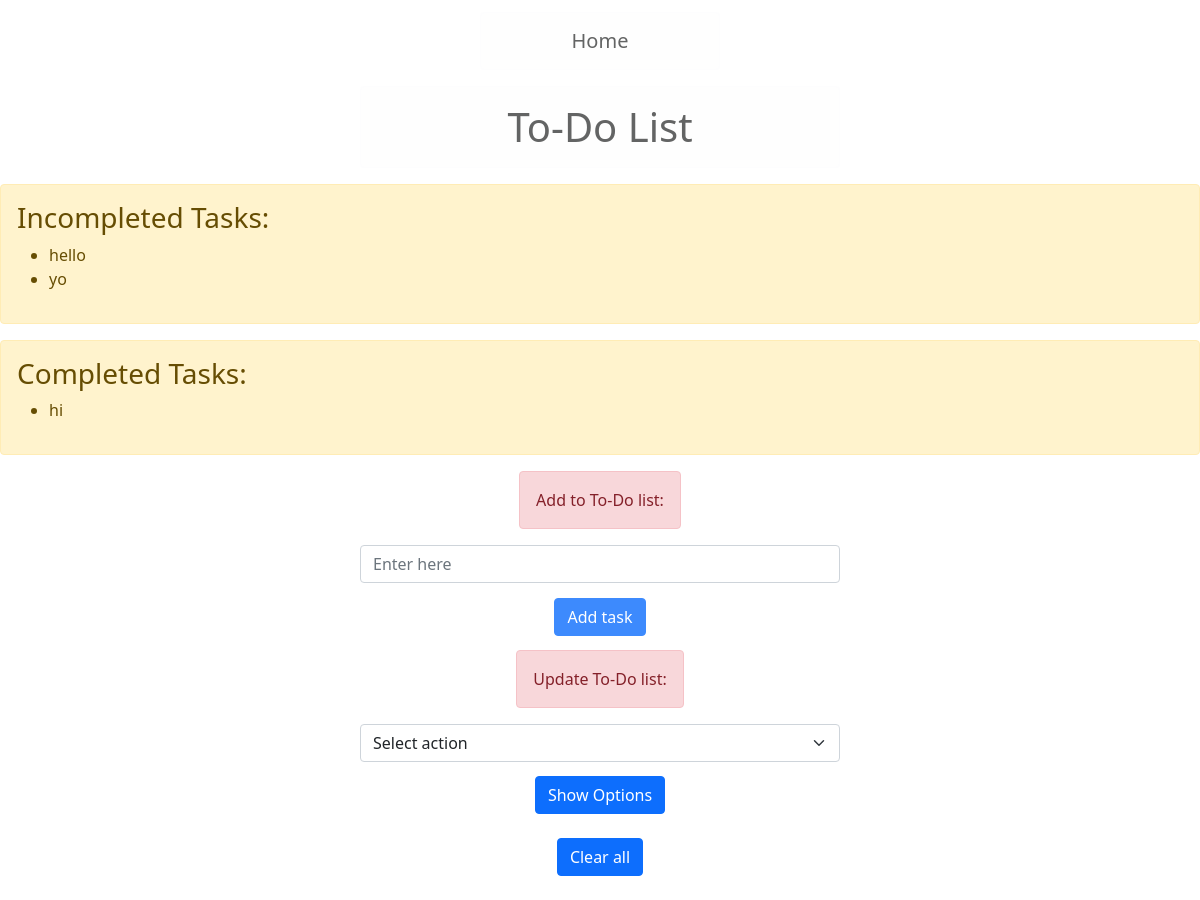
/tasks/, run on an earlier commit of the app's database.
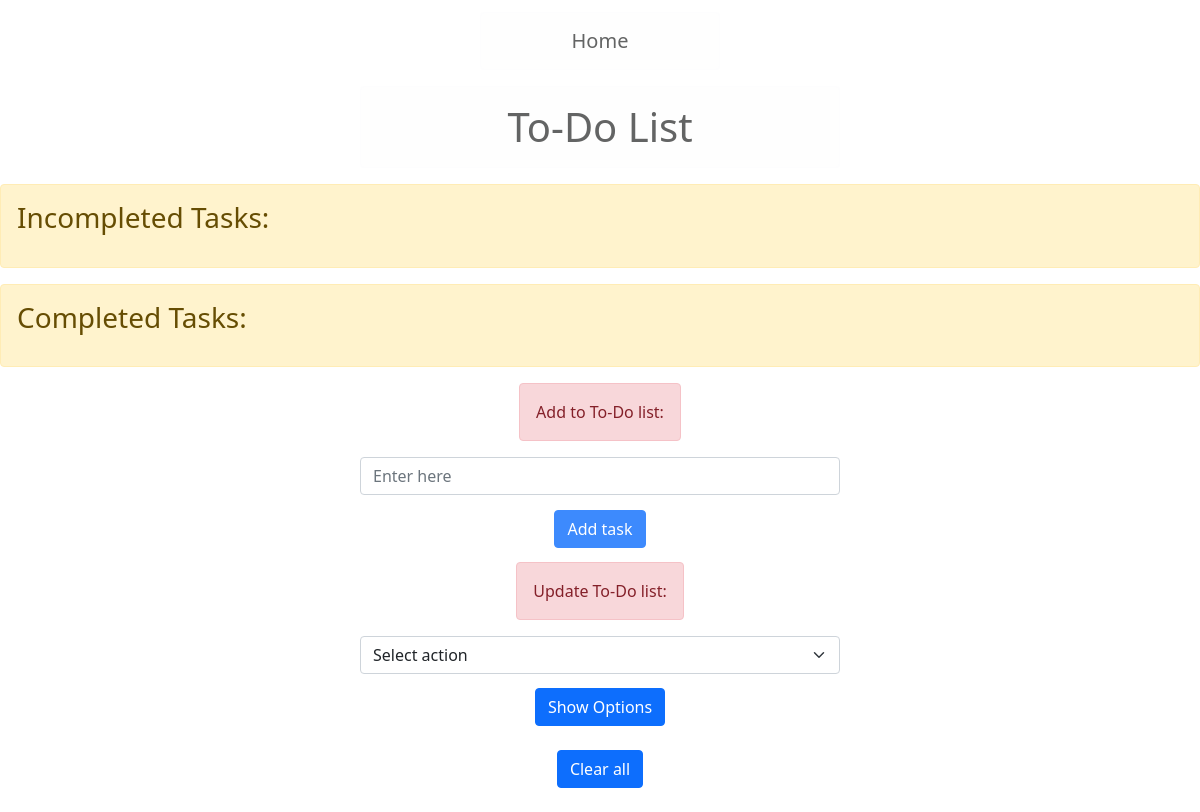
And on a later commit of the database.
### tasks/models.py (models this page shows)
class todolist(models.Model):
    task_info=models.CharField(max_length=100)
    status=models.BooleanField()
    task_number=models.IntegerField()

### tasks/views.py (the view, shortened to what this page needs)
# urls.py: path("",views.index,name="index"),
def index(request):
    global k
    return render(request,"tasks/index.html", {
            "data": todolist.objects.all(),"update": True
        })

### tasks/templates/tasks/index.html (shortened to what this page needs)
{% extends "tasks/layout.html" %}
{% block body %}
    <h1 class="alert alert-light" style="margin-top: 1%; text-align: center; margin-right: 30%; margin-left: 30%">To-Do List</h1>
    <div class="col">
        <div class="alert alert-warning" role="alert">
            <h3>Incompleted Tasks:</h3>
            <ul>
                {% for task in data %}
                    {% if not task.status %}
                    <li>
                        {{task.task_info}}
                    </li>
                    {% endif %}
                {% endfor %}
            </ul>
        </div>
    </div>
    <div class="col">
        <div class="alert alert-warning" role="alert">
            <h3>Completed Tasks:</h3>
            <ul>
                {% for task in data %}
                    {% if task.status %}
                    <li>{{task.task_info}}</li>
                    {% endif %}
                {% endfor %}
            </ul>
        </div>
    </div>
    <div class="col">
    <form action="{% url 'tasks:index' %}" method="post">
        <div style="text-align:center; margin-right: 30%; margin-left: 30%">
            <label for="form" class="alert alert-danger">Add to To-Do list:</label><br>
            <input type="text" name="new_task" class="form-control" placeholder="Enter here">
            <button type="submit" class="btn btn-primary" style="opacity:0.8;margin-top:3%;text-align:center;margin-bottom: 3%;">Add task</button>
        </div>
    </form>
    </div>
    <div class="col">
        {% if update %}
        <form action="{% url 'tasks:done' %}" method="post">
            <div style="text-align:center; margin-right: 30%; margin-left: 30%;margin-bottom: 2%;">
                <label for="form" class="alert alert-danger">Update To-Do list:</label><br>
                <select class="form-select" aria-label="Default select example" name="action">
                    <option selected>Select action</option>
                </select>
                <button type="submit" class="btn btn-primary" style="margin-top:3%;text-align:center">Show Options</button>
            </div>
        </form>
        {% endif %}
    </div>
    <div style="text-align:center">
        <a href="{% url 'tasks:clearall' %}" class="btn btn-primary" style="margin-bottom:2%">Clear all</a>
    </div>
{% endblock %}

What changed in the data, as far as the page shows it:
removed todolist: task_info "hello", shown under "Incompleted Tasks:"
removed todolist: task_info "yo", shown under "Incompleted Tasks:"
removed todolist: task_info "hi", shown under "Completed Tasks:"
